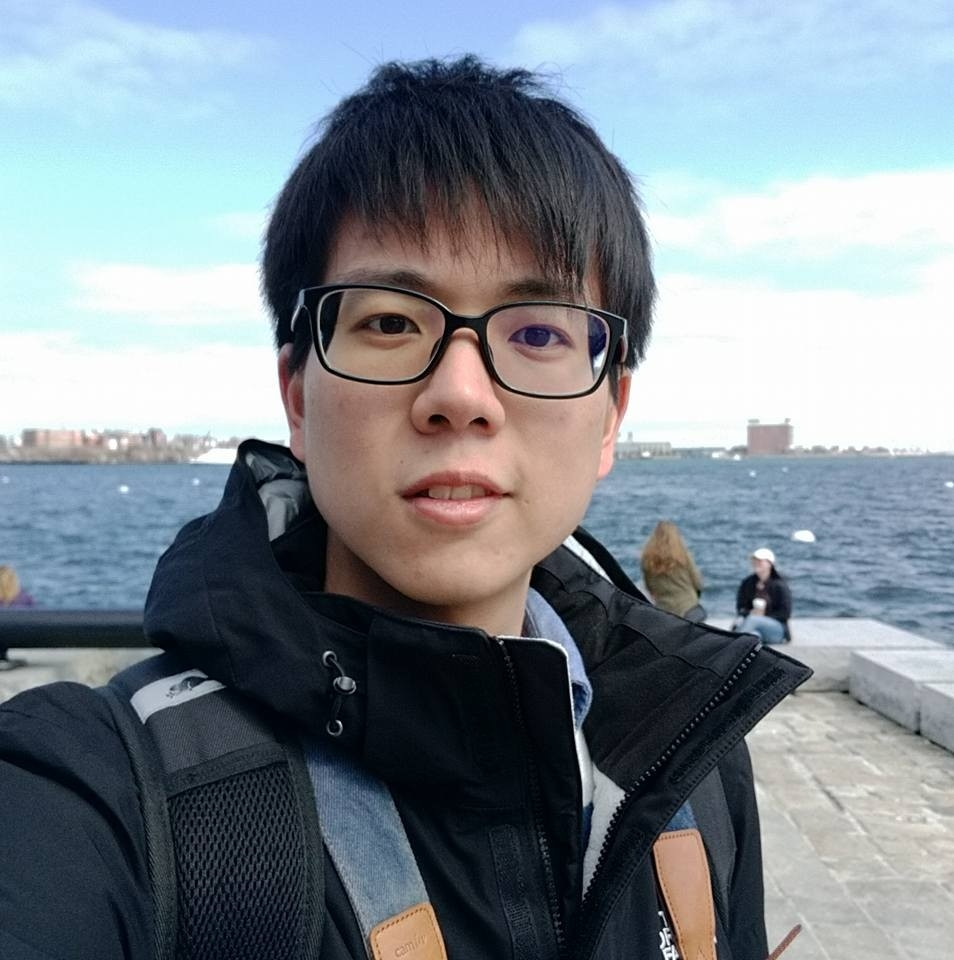
#> input picture TestPhoto.jpg, 954 x 960 px
$ python GrabCut.py
#> lines starting #> are read from the running program, lines starting #| are printed output that depends on the picture
import sys
sys.path.append('/usr/local/lib/python2.7/site-packages')
import cv2
import numpy as np
from matplotlib import pyplot as plt

imagePath = 'TestPhoto.jpg'
img = cv2.imread(imagePath)
#> img is the input picture: shape (960, 954, 3); mean B, G, R 144.4, 136.2, 126.2
mask = np.zeros(img.shape[:2],np.uint8)

bgdModel = np.zeros((1,65),np.float64)
fgdModel = np.zeros((1,65),np.float64)

rect = (200,200,500,500)

#http://mermerism.blogspot.com/2014/05/blog-post_1.html
cv2.grabCut(img,mask,rect,bgdModel,fgdModel,5,cv2.GC_INIT_WITH_RECT)
mask2 = np.where((mask==2)|(mask==0),0,1).astype('uint8')
img = img*mask2[:,:,np.newaxis]
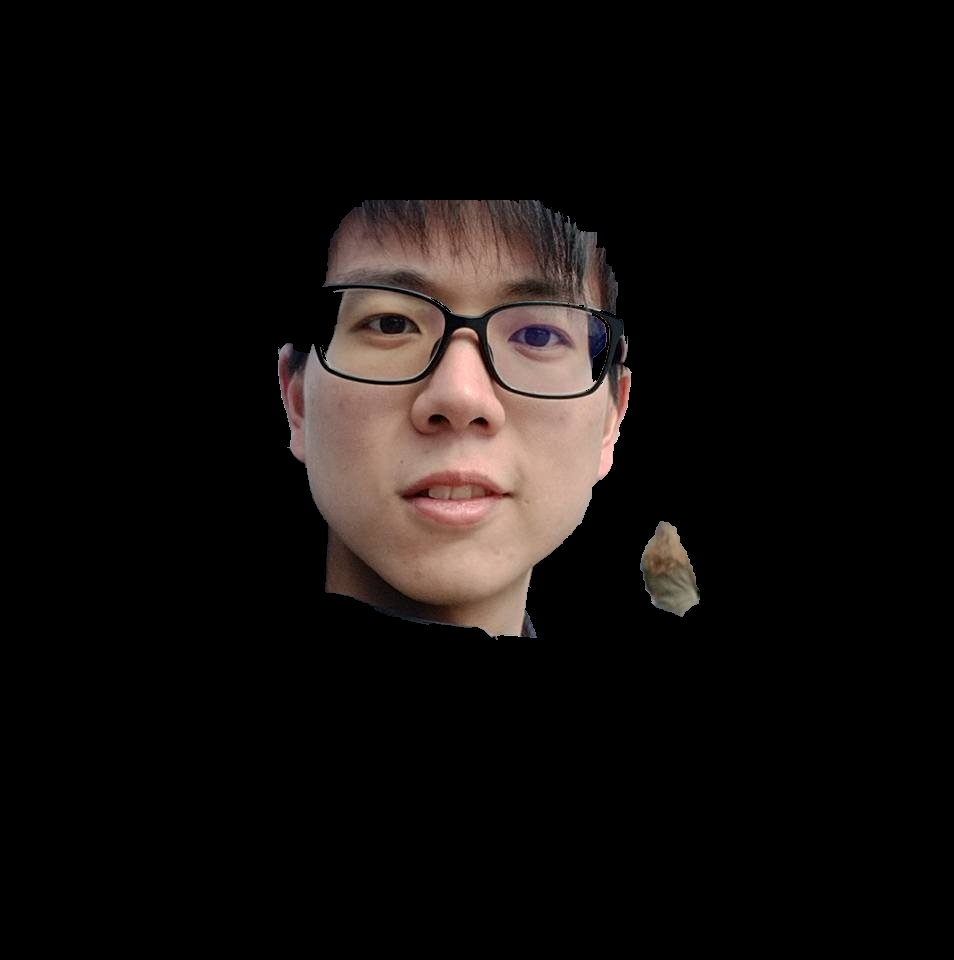
#> img: shape (960, 954, 3); mean B, G, R 12.8, 14.1, 17.9

cv2.imwrite("grabcut.jpg",img)
plt.imshow(cv2.cvtColor(img, cv2.COLOR_BGR2RGB))
plt.colorbar()
plt.show()
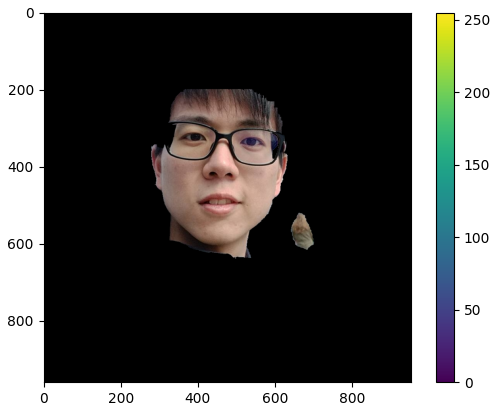
#> figure drawn by matplotlib, 2 panels
